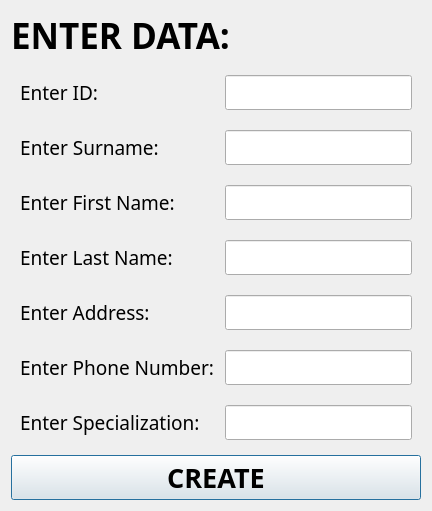
<?xml version="1.0" encoding="UTF-8"?>
<ui version="4.0">
 <class>CreateDoc</class>
 <widget class="QDialog" name="CreateDoc">
  <property name="geometry">
   <rect>
    <x>0</x>
    <y>0</y>
    <width>432</width>
    <height>470</height>
   </rect>
  </property>
  <property name="windowTitle">
   <string>Dialog</string>
  </property>
  <layout class="QVBoxLayout" name="verticalLayout">
   <item>
    <widget class="QLabel" name="label">
     <property name="font">
      <font>
       <family>Bahnschrift SemiBold SemiConden</family>
       <pointsize>26</pointsize>
       <bold>true</bold>
      </font>
     </property>
     <property name="text">
      <string>ENTER DATA:</string>
     </property>
    </widget>
   </item>
   <item>
    <widget class="QWidget" name="formWidget" native="true">
     <layout class="QFormLayout" name="formLayout">
      <property name="verticalSpacing">
       <number>20</number>
      </property>
      <item row="0" column="0">
       <widget class="QLabel" name="idLb">
        <property name="font">
         <font>
          <family>Bahnschrift Light SemiCondensed</family>
          <pointsize>14</pointsize>
         </font>
        </property>
        <property name="text">
         <string>Enter ID: </string>
        </property>
        <property name="alignment">
         <set>Qt::AlignCenter</set>
        </property>
       </widget>
      </item>
      <item row="0" column="1">
       <widget class="QLineEdit" name="idLn">
        <property name="font">
         <font>
          <family>Bahnschrift SemiLight SemiConde</family>
          <pointsize>14</pointsize>
         </font>
        </property>
       </widget>
      </item>
      <item row="1" column="0">
       <widget class="QLabel" name="surnameLb">
        <property name="font">
         <font>
          <family>Bahnschrift Light SemiCondensed</family>
          <pointsize>14</pointsize>
         </font>
        </property>
        <property name="text">
         <string>Enter Surname:</string>
        </property>
        <property name="alignment">
         <set>Qt::AlignCenter</set>
        </property>
       </widget>
      </item>
      <item row="1" column="1">
       <widget class="QLineEdit" name="surnameLn">
        <property name="font">
         <font>
          <family>Bahnschrift SemiLight SemiConde</family>
          <pointsize>14</pointsize>
         </font>
        </property>
       </widget>
      </item>
      <item row="2" column="0">
       <widget class="QLabel" name="firstNameLb">
        <property name="font">
         <font>
          <family>Bahnschrift Light SemiCondensed</family>
          <pointsize>14</pointsize>
         </font>
        </property>
        <property name="text">
         <string>Enter First Name:</string>
        </property>
       </widget>
      </item>
      <item row="2" column="1">
       <widget class="QLineEdit" name="firstNameLn">
        <property name="font">
         <font>
          <family>Bahnschrift SemiLight SemiConde</family>
          <pointsize>14</pointsize>
         </font>
        </property>
       </widget>
      </item>
      <item row="3" column="0">
       <widget class="QLabel" name="lastNameILb">
        <property name="font">
         <font>
          <family>Bahnschrift Light SemiCondensed</family>
          <pointsize>14</pointsize>
         </font>
        </property>
        <property name="text">
         <string>Enter Last Name: </string>
        </property>
       </widget>
      </item>
      <item row="3" column="1">
       <widget class="QLineEdit" name="lastNameLn">
        <property name="font">
         <font>
          <family>Bahnschrift SemiLight SemiConde</family>
          <pointsize>14</pointsize>
         </font>
        </property>
       </widget>
      </item>
      <item row="4" column="0">
       <widget class="QLabel" name="addressLb">
        <property name="font">
         <font>
          <family>Bahnschrift Light SemiCondensed</family>
          <pointsize>14</pointsize>
         </font>
        </property>
        <property name="text">
         <string>Enter Address: </string>
        </property>
       </widget>
      </item>
      <item row="4" column="1">
       <widget class="QLineEdit" name="addressLn">
        <property name="font">
         <font>
          <family>Bahnschrift SemiLight SemiConde</family>
          <pointsize>14</pointsize>
         </font>
        </property>
       </widget>
      </item>
      <item row="5" column="0">
       <widget class="QLabel" name="phoneNumberLb">
        <property name="font">
         <font>
          <family>Bahnschrift Light SemiCondensed</family>
          <pointsize>14</pointsize>
         </font>
        </property>
        <property name="text">
         <string>Enter Phone Number: </string>
        </property>
       </widget>
      </item>
      <item row="5" column="1">
       <widget class="QLineEdit" name="phoneNumLn">
        <property name="font">
         <font>
          <family>Bahnschrift SemiLight SemiConde</family>
          <pointsize>14</pointsize>
         </font>
        </property>
       </widget>
      </item>
      <item row="6" column="0">
       <widget class="QLabel" name="specializationLb">
        <property name="font">
         <font>
          <family>Bahnschrift Light SemiCondensed</family>
          <pointsize>14</pointsize>
         </font>
        </property>
        <property name="text">
         <string>Enter Specialization: </string>
        </property>
       </widget>
      </item>
      <item row="6" column="1">
       <widget class="QLineEdit" name="specializationLn">
        <property name="font">
         <font>
          <family>Bahnschrift SemiLight SemiConde</family>
          <pointsize>14</pointsize>
         </font>
        </property>
       </widget>
      </item>
     </layout>
    </widget>
   </item>
   <item>
    <widget class="QPushButton" name="confirmDocPb">
     <property name="font">
      <font>
       <family>Bahnschrift SemiBold SemiConden</family>
       <pointsize>20</pointsize>
       <bold>true</bold>
      </font>
     </property>
     <property name="text">
      <string>CREATE</string>
     </property>
    </widget>
   </item>
  </layout>
 </widget>
 <resources/>
 <connections/>
</ui>
